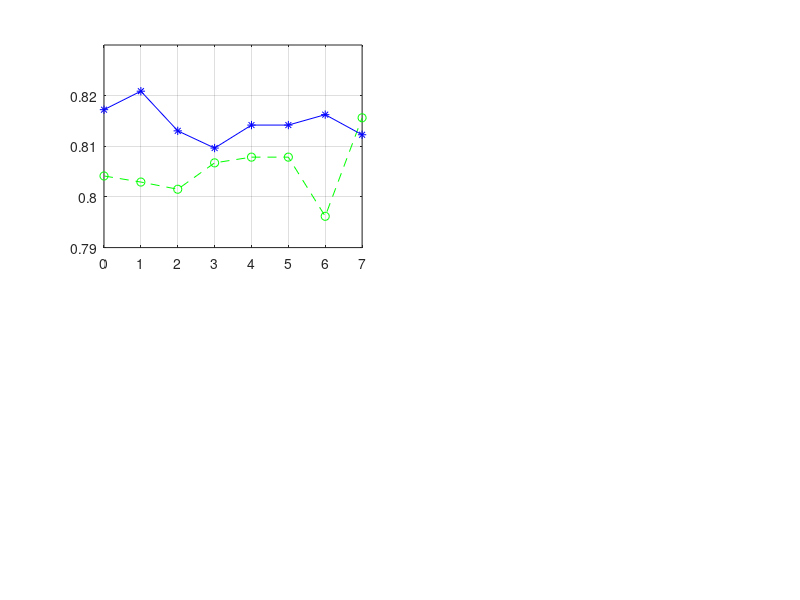

Source code (MATLAB): (Note: this script raises an error after producing the figure.)
fig = figure;

%---plot adult-k1f graph
subplot(2,2,1);

data_x = [0 1 2 3 4 5 6 7];
data_y1 = [0.80414 0.80294 0.80152 0.80673 0.80786 0.80786 0.79618 0.81563];
data_y2 = [0.81723 0.82088 0.81305 0.80965 0.81419 0.81419 0.81625 0.81228];

p = plot(data_x,data_y1,'g--o',data_x,data_y2,'b-*');
ylim([0.79 0.83]);
grid on
h1 = hline(0.80786, 'r', 'BL1');
%h1 = hline(0.80786, 'r:', 'BL1');
legend('No Rank', 'Rank', 'Location', 'south');
set(gca,'XTick',[0 1 2 3 4 5 6 7]);
set(gca,'XTickLabel',{'H-VC', 'H-CFC', 'HV-VC', 'HV-CFC', 'V-VC', 'V-CFC', 'VH-VC', 'VH-CFC'});
%xticklabel_rotate([1 2 3 4 5 6 7 8], 90, {'H-VC', 'H-CFC', 'HV-VC', 'HV-CFC', 'V-VC', 'V-CFC', 'VH-VC', 'VH-CFC'}, 'Fontsize',8);

labels1 = {'SVM', 'RF', 'RF', 'RF', 'SVM', 'SVM', 'SVM', 'SVM'};
text(data_x, data_y1, labels1, 'VerticalAlignment','top','HorizontalAlignment','left', 'FontSize', 8);
%hText1 = text(data_x, data_y1, labels1, 'FontSize', 8);
%set(hText1, 'Rotation', 90, 'VerticalAlignment','top','HorizontalAlignment','left');

labels2 = {'SVM(R4-2)', 'SVM(R4-2)', 'SVM(R1-2)', 'RF(R1-3)', 'RF(R3-3)', 'RF(R3-3)', 'SVM(R4-2)', 'SVM(R4-2)'};
hText2 = text(data_x, data_y2, labels2, 'FontSize', 8);
set(hText2, 'Rotation', 90, 'VerticalAlignment','top','HorizontalAlignment','left');

title({'Performance comparison of the high scored models with', 'baseline and w/o rank on MIMIC-II Adult(F) Dataset'}, 'FontSize',14,'FontWeight','bold');
ylabel('Fwa score','FontSize',12,'FontWeight','bold');
xlabel('Ensemble Models','FontSize',12,'FontWeight','bold');

%---plot adult-k1v graph
subplot(2,2,2);

data_x = [0 1 2 3 4 5 6 7];
data_y1 = [0.81303 0.82154 0.81578 0.81224 0.81645 0.81645 0.80166 0.81785];
data_y2 = [0.81673 0.8226 0.8191 0.81752 0.82134 0.82134 0.8257 0.82232];

p = plot(data_x,data_y1,'g--o',data_x,data_y2,'b-*');
ylim([0.80 0.83]);
grid on
h2 = hline(0.81363, 'r', 'BL1');
%h2 = hline(0.81363, 'r:', 'BL1');
legend('No Rank', 'Rank', 'Location', 'south');
set(gca,'XTick',[0 1 2 3 4 5 6 7]);
set(gca,'XTickLabel',{'H-VC', 'H-CFC', 'HV-VC', 'HV-CFC', 'V-VC', 'V-CFC', 'VH-VC', 'VH-CFC'});
%xticklabel_rotate([1 2 3 4 5 6 7 8], 90, {'H-VC', 'H-CFC', 'HV-VC', 'HV-CFC', 'V-VC', 'V-CFC', 'VH-VC', 'VH-CFC'}, 'Fontsize',8);

labels1 = {'SVM', 'SVM', 'RF', 'RF', 'SVM', 'SVM', 'SVM', 'SVM'};
text(data_x, data_y1, labels1, 'VerticalAlignment','top','HorizontalAlignment','left', 'FontSize', 8);
%hText1 = text(data_x, data_y1, labels1, 'FontSize', 8);
%set(hText1, 'Rotation', 90, 'VerticalAlignment','top','HorizontalAlignment','left');

labels2 = {'SVM(R1)', 'SVM(R4-2)', 'SVM(R1-2)', 'RF(R4-2)', 'RF(R4-3)', 'RF(R4-3)', 'SVM(R1-2)', 'SVM(R4-2)'};
hText2 = text(data_x, data_y2, labels2, 'FontSize', 8);
set(hText2, 'Rotation', 90, 'VerticalAlignment','top','HorizontalAlignment','left');

title({'Performance comparison of the high scored models with', 'baseline and w/o rank on MIMIC-II Adult(V) Dataset'}, 'FontSize',14,'FontWeight','bold');
ylabel('Fwa score','FontSize',12,'FontWeight','bold');
xlabel('Ensemble Models','FontSize',12,'FontWeight','bold');

%---plot senior-k1f graph
subplot(2,2,3);

data_x = [0 1 2 3 4 5 6 7];
data_y1 = [0.66671 0.64943 0.66489 0.64246 0.65667 0.65667 0.6441 0.63909];
data_y2 = [0.68486 0.68386 0.69014 0.65015 0.68808 0.68808 0.68032 0.64933];

p = plot(data_x,data_y1,'g--o',data_x,data_y2,'b-*');
ylim([0.62 0.70]);
grid on
h = hline(0.6545, 'r', 'BL1');
%h = hline(0.6545, 'r:', 'BL1');
legend('No Rank', 'Rank', 'Location', 'south');
set(gca,'XTick',[0 1 2 3 4 5 6 7]);
set(gca,'XTickLabel',{'H-VC', 'H-CFC', 'HV-VC', 'HV-CFC', 'V-VC', 'V-CFC', 'VH-VC', 'VH-CFC'});
%xticklabel_rotate([1 2 3 4 5 6 7 8], 90, {'H-VC', 'H-CFC', 'HV-VC', 'HV-CFC', 'V-VC', 'V-CFC', 'VH-VC', 'VH-CFC'}, 'Fontsize',8);

labels1 = {'SVM', 'SVM', 'SVM', 'NB', 'NB', 'NB', 'NB', 'NB'};
text(data_x, data_y1, labels1, 'VerticalAlignment','top','HorizontalAlignment','left', 'FontSize', 8);
%hText1 = text(data_x, data_y1, labels1, 'FontSize', 8);
%set(hText1, 'Rotation', 90, 'VerticalAlignment','top','HorizontalAlignment','left');

labels2 = {'NB(R1)', 'NB(R1)', 'NB(R1)', 'NB(R1-2)', 'NB(R1)', 'NB(R1)', 'NB(R1)', 'NB(R2-1)'};
hText2 = text(data_x, data_y2, labels2, 'FontSize', 8);
set(hText2, 'Rotation', 90, 'VerticalAlignment','top','HorizontalAlignment','left');
 
title({'Performance comparison of the high scored models with', 'baseline and w/o rank on MIMIC-II Senior(F) Dataset'}, 'FontSize',14,'FontWeight','bold');
ylabel('Fwa score','FontSize',12,'FontWeight','bold');
xlabel('Ensemble Models','FontSize',12,'FontWeight','bold');


%---plot senior-k1v graph
subplot(2,2,4);

data_x = [0 1 2 3 4 5 6 7];
data_y1 = [0.65692 0.66543 0.65435 0.64871 0.65038 0.65038 0.65239 0.64548];
data_y2 = [0.67806 0.67948 0.66159 0.65749 0.6533 0.65334 0.68215 0.65022];

p = plot(data_x,data_y1,'g--o',data_x,data_y2,'b-*');
ylim([0.64 0.70]);
grid on
h = hline(0.66083, 'r', 'BL1');
%h = hline(0.66083, 'r:', 'BL1');
legend('No Rank', 'Rank', 'Location', 'north');
set(gca,'XTick',[0 1 2 3 4 5 6 7]);
set(gca,'XTickLabel',{'H-VC', 'H-CFC', 'HV-VC', 'HV-CFC', 'V-VC', 'V-CFC', 'VH-VC', 'VH-CFC'});
%xticklabel_rotate([1 2 3 4 5 6 7 8], 90, {'H-VC', 'H-CFC', 'HV-VC', 'HV-CFC', 'V-VC', 'V-CFC', 'VH-VC', 'VH-CFC'}, 'Fontsize',8);

labels1 = {'NB', 'NB', 'NB', 'NB', 'NB', 'NB', 'NB', 'NB'};
text(data_x, data_y1, labels1, 'VerticalAlignment','top','HorizontalAlignment','left', 'FontSize', 8);
%hText1 = text(data_x, data_y1, labels1, 'FontSize', 8);
%set(hText1, 'Rotation', 90, 'VerticalAlignment','top','HorizontalAlignment','left');

labels2 = {'NB(R2-1)', 'NB(R4-3)', 'NB(R1-3)', 'NB(R2-3)', 'NB(R3-3)', 'NB(R3-3)', 'SVM(R2)', 'NB(R2)'};
hText2 = text(data_x, data_y2, labels2, 'FontSize', 8);
set(hText2, 'Rotation', 90, 'VerticalAlignment','top','HorizontalAlignment','left');
 
title({'Performance comparison of the high scored models with', 'baseline and w/o rank on MIMIC-II Senior(V) Dataset'}, 'FontSize',14,'FontWeight','bold');
ylabel('Fwa score','FontSize',12,'FontWeight','bold');
xlabel('Ensemble Models','FontSize',12,'FontWeight','bold');


%following two lines creates problem for legend for the second subplot - hence these are commented.
%fh = suptitle('Comparison of the high scored models with baseline and w/o rank on MIMIC-II Adult Dataset');
%set(fh,'FontSize',14,'FontWeight','bold');



